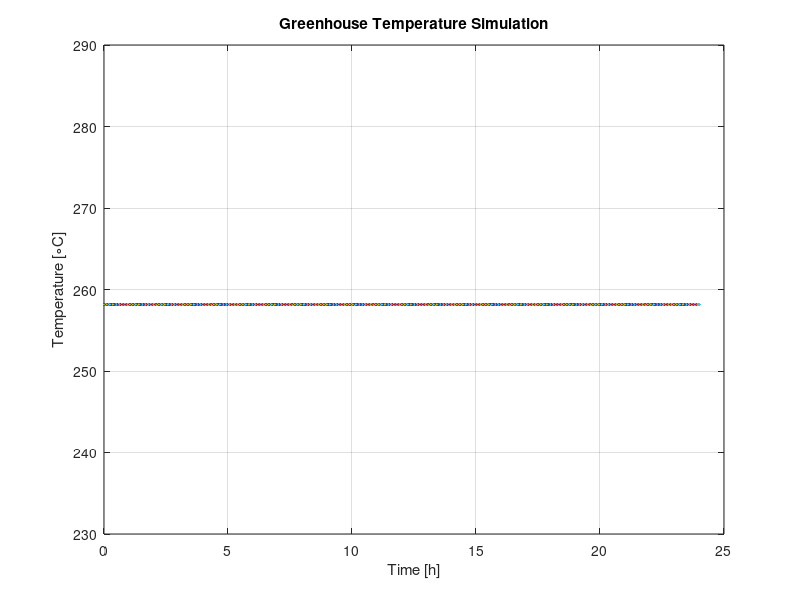

This chart was generated by the following MATLAB code:
% Define constants
R = 8.314; % Gas constant [J/(mol*K)]
P = 101325; % Atmospheric pressure [Pa]
V = 200; % Greenhouse volume [m^3]
Cp = 1005; % Heat capacity of air [J/(kg*K)]
rho = 1.2; % Density of air [kg/m^3]
A = 100; % Greenhouse surface area [m^2]
alpha = 0.8; % Solar absorptivity of greenhouse cover
epsilon = 0.9; % Infrared emissivity of greenhouse cover
sigma = 5.67e-8; % Stefan-Boltzmann constant [W/(m^2*K^4)]

% Define initial conditions
T_out = 23; % Outside temperature [K]
T_in = 23; % Inside temperature [K]

% Define simulation parameters
dt = 60; % Time step [s]
t_end = 86400; % End time [s]
t = 0:dt:t_end; % Time vector

% Define solar radiation input
I = 500 + 500*sin(2*pi*t/86400); % Solar radiation [W/m^2]

% Simulate temperature evolution
for i = 1:length(t)
    % Compute greenhouse heat exchange
    Q_in = alpha*I(i)*A - epsilon*sigma*A*T_in^4; % Heat flux into greenhouse [W]
    Q_out = (T_in - T_out)*rho*Cp*V/3600; % Heat flux out of greenhouse [W]
    Q = Q_in - Q_out; % Net heat flux [W]
    
    % Compute temperature change
    dT = Q*dt/(rho*Cp*V);
    T_in = T_in + dT;
end

% Plot results
figure
plot(t/3600, T_in, 'LineWidth', 1.5)
xlabel('Time [h]')
ylabel('Temperature [\circC]')
title('Greenhouse Temperature Simulation')
grid on
